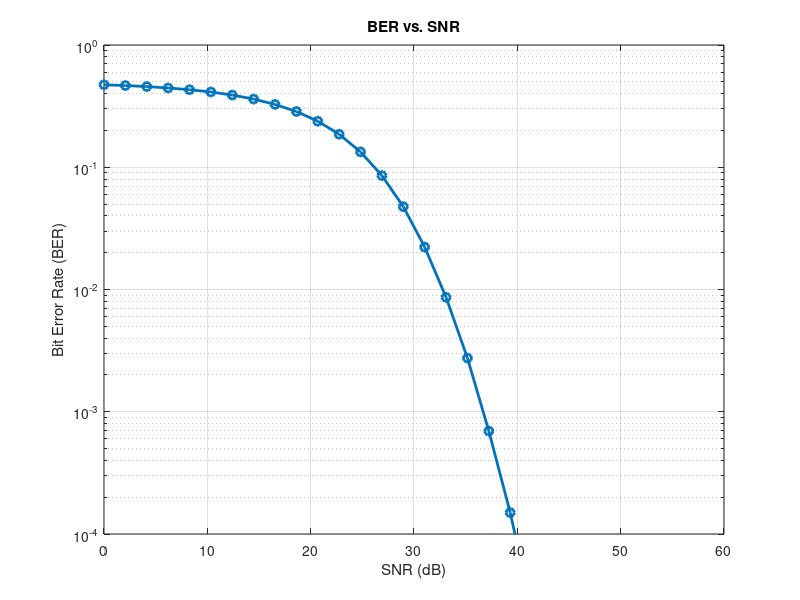

MATLAB code to generate this figure:

%% A simple MATLAB code for Underwater VLC
% When using this code cite:
% "H. Rajahrajasingh and S. Edirisinghe, "The Feasibility of Visible Light Communication for Deep Sea Communication," 2023 IEEE 17th International Conference on Industrial and Information Systems (ICIIS), Peradeniya, Sri Lanka, 2023, pp. 152-157, doi: 10.1109/ICIIS58898.2023.10253505."

% Code uses BPSK modulation scheme and Gamma-Gamma turbulence model
% Change alpha and beta value as per need


clc;
clear all;

% Parameters
SNR_dB_min = 0;          % Minimum SNR in dB
SNR_dB_max = 60;         % Maximum SNR in dB
num_points = 30;          % Number of SNR points
num_runs = 10;           % Number of runs for averaging
num_bits = 1000000;        % Number of bits to transmit
EbN0_dB = linspace(SNR_dB_min, SNR_dB_max, num_points); % SNR points in dB

% Shape and scale parameters for gamma-gamma distribution
alpha = 4.2;   % Shape parameter
beta = 1.4;    % Scale parameter

Refractive_Index =1.5; % Refractive Index of the Lens
FOV_PD =70; % Field of View of the Photodiode
Concentrator_Gain =( Refractive_Index ^2) /(sind(FOV_PD).^2) ; % Gain of the optical concentrator

C = 0.056;  % extinction coefficient for pure sea water
% C = 0.15;  % extinction coefficient for clear ocean water
% C = 0.305;  % extinction coefficient for coastal ocean water

No_LED =10; % Total nummber of LEDs
Power_LED =1; % Transmitted Power of the LED
Pt = Power_LED*No_LED;

d = 10;  % Distance between transmitter and receiver (m)
phiCap =70; % Semi angle of the LED at half power illumination
m = - log10 (2) / log10 ( cosd ( phiCap )); % Lamberts Mode Number
Adet = 0.05; % Area of the Photodiode
phi = 40;     % Irradiance angle (assumed to be normal incidence)
theta = 60; % Receiver angle

% Convert SNR from dB to linear scale
SNR = 10.^(EbN0_dB / 10);

% Initialize the BER array
ber = zeros(1, num_points);

for i = 1:num_points
    % Simulation for each SNR point
    errors = 0;
    
    for j = 1:num_runs
        % Generate random bits
        tx_bits = randi([0, 1], 1, num_bits);
        
        % Generate gamma-gamma channel gain
        %Hturb = gamrnd(alpha,beta);
        Hturb = random('Gamma', alpha, 1/beta, 1, num_bits);
        Ha = exp(-C*d);
        Hg = ((m+1)*Adet*cosd(phi)^m./(2*pi*d^2))*Concentrator_Gain*cosd(theta);
        
        H = Hg*Hturb*Ha;
        
        tx_symbols = 2*tx_bits-1;

        % Add complex AWGN noise
        noise = (1 / sqrt(2 * SNR(i))) * (randn(1, num_bits) + 1i * randn(1, num_bits));
        H2 = sqrt(H); % Channel gain
        
        rx_symbols = sqrt(Pt)*H2 .* tx_symbols + noise;

        % Equalization (Zero-Force Equalization)
        equalized_signal = rx_symbols ./ H2;

        % Demodulate the equalized signal (threshold at 0.5)
        rx_bits = real(equalized_signal) > 0.5;

        % Count errors
        errors = errors + sum(tx_bits ~= rx_bits);
    end

    % Calculate BER for the current SNR point
    ber(i) = errors / (num_bits*num_runs);
end

% Plot the results
figure;
semilogy(EbN0_dB, ber, 'o-', 'LineWidth', 2);
grid on;
xlabel('SNR (dB)');
ylabel('Bit Error Rate (BER)');
title('BER vs. SNR');
xlim([SNR_dB_min, SNR_dB_max]);
ylim([1e-4, 1]);
